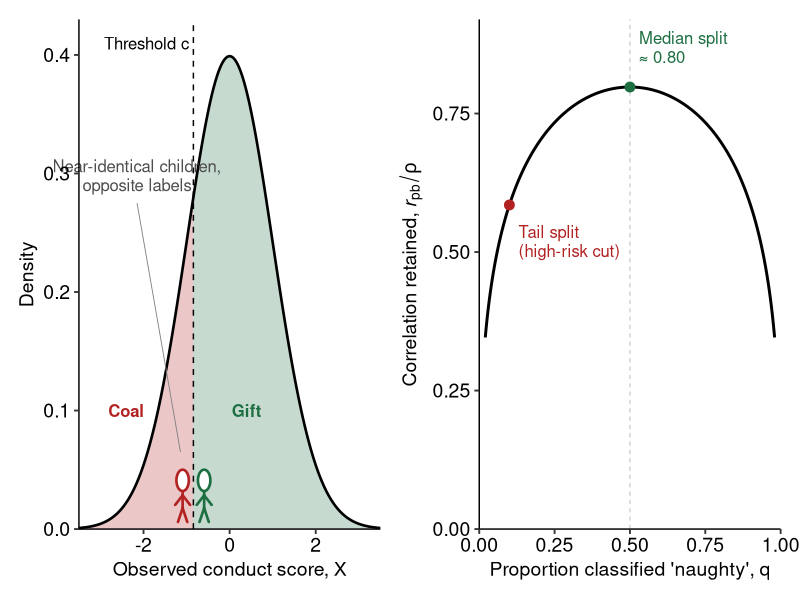
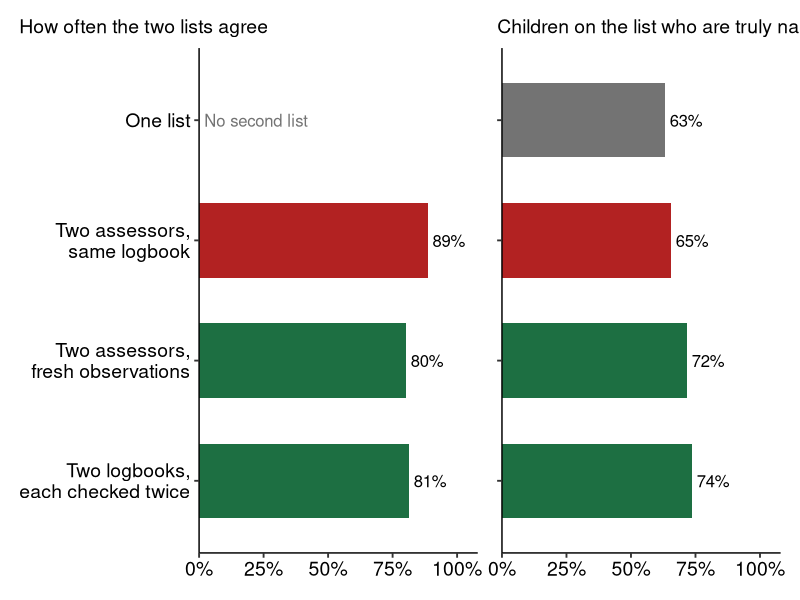
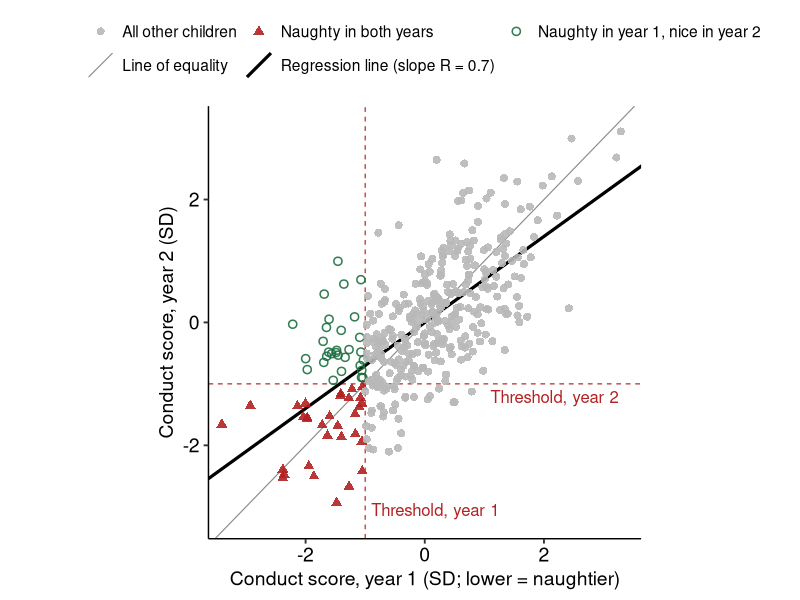

Generate these figures, in order, with R:
## ---- chunk 1
knitr::opts_chunk$set(message = FALSE, warning = FALSE)
## ---- chunk 2
library(dplyr)
library(tidyr)
library(ggplot2)
library(ggpubr)
library(patchwork)

red <- "#B22222"
green <- "#1D6F42"

# reliability of the score
rel <- 0.7

# annotation text size
txt <- 12 / .pt

theme_set(theme_pubr(base_size = 14) + theme(legend.title = element_blank()))
## ---- chunk 3
cutoff <- qnorm(0.2)

dens <- tibble(x = seq(-3.5, 3.5, length.out = 601)) %>%
  mutate(y = dnorm(x))

# draws a little stick child at x0
stick_child <- function(x0, colour, y0 = 0.006, h = 0.045, stretch = 16) {
  w <- h * stretch

  head <- tibble(t = seq(0, 2 * pi, length.out = 60)) %>%
    mutate(x = x0 + 0.2 * w * cos(t),
           y = y0 + h * (0.78 + 0.2 * sin(t)))

  limbs <- tibble(x = 0,
                  y = c(0.58, 0.5, 0.5, 0.26, 0.26),
                  xend = c(0, -0.24, 0.24, -0.15, 0.15),
                  yend = c(0.26, 0.32, 0.32, 0, 0)) %>%
    mutate(x = x0 + w * x,
           xend = x0 + w * xend,
           y = y0 + h * y,
           yend = y0 + h * yend)

  list(
    geom_segment(data = limbs, aes(x, y, xend = xend, yend = yend),
                 colour = colour, linewidth = 0.9, lineend = "round",
                 inherit.aes = FALSE),
    geom_polygon(data = head, aes(x, y), fill = "white", colour = colour,
                 linewidth = 0.9, inherit.aes = FALSE)
  )
}

p1 <- dens %>%
  ggplot(aes(x, y)) +
  geom_area(data = filter(dens, x <= cutoff), fill = red, alpha = 0.25) +
  geom_area(data = filter(dens, x >= cutoff), fill = green, alpha = 0.25) +
  geom_line(linewidth = 0.9) +
  geom_vline(xintercept = cutoff, linetype = "dashed") +
  stick_child(cutoff - 0.25, red) +
  stick_child(cutoff + 0.25, green) +
  annotate("segment", x = -2.15, y = 0.275, xend = cutoff - 0.3, yend = 0.065,
           colour = "grey50", linewidth = 0.3) +
  annotate("text", x = -2.15, y = 0.285, label = "Near-identical children,\nopposite labels",
           size = txt, vjust = 0, colour = "grey30", lineheight = 0.95) +
  annotate("text", x = cutoff - 0.1, y = 0.41, label = "Threshold c",
           hjust = 1, size = txt) +
  annotate("text", x = -2.4, y = 0.1, label = "Coal", colour = red,
           fontface = "bold", size = txt) +
  annotate("text", x = 0.4, y = 0.1, label = "Gift", colour = green,
           fontface = "bold", size = txt) +
  coord_cartesian(xlim = c(-3.5, 3.5), ylim = c(0, 0.43), expand = FALSE, clip = "off") +
  labs(x = "Observed conduct score, X", y = "Density")

# correlation kept at each split
retained <- function(p) dnorm(qnorm(p)) / sqrt(p * (1 - p))

p2 <- tibble(p = seq(0.02, 0.98, length.out = 601)) %>%
  mutate(kept = retained(p)) %>%
  ggplot(aes(p, kept)) +
  geom_vline(xintercept = 0.5, linetype = "dashed", colour = "grey70", linewidth = 0.3) +
  geom_line(linewidth = 1) +
  annotate("point", x = 0.5, y = sqrt(2 / pi), colour = green, size = 3) +
  annotate("text", x = 0.53, y = 0.87, label = "Median split\n≈ 0.80",
           colour = green, hjust = 0, size = txt, lineheight = 0.95) +
  annotate("point", x = 0.1, y = retained(0.1), colour = red, size = 3) +
  annotate("text", x = 0.13, y = 0.52, label = "Tail split\n(high-risk cut)",
           colour = red, hjust = 0, size = txt, lineheight = 0.95) +
  coord_cartesian(xlim = c(0, 1), ylim = c(0, 0.92), expand = FALSE, clip = "off") +
  labs(x = "Proportion classified 'naughty', q",
       y = expression("Correlation retained, " * italic(r)[pb] / rho))

p1 + p2
## ---- chunk 4
set.seed(1225)

# christmas day 2026
n_sim <- 251226

v_eps <- 1 - rel
v_u <- 0.15

noise <- function(v) rnorm(n_sim, 0, sqrt(v))

kids <- tibble(theta = noise(rel)) %>%
  mutate(
    truth = theta < quantile(theta, 0.2),

    # both read the same logbook
    logbook = theta + noise(v_eps),
    santa_same = logbook + noise(v_u),
    elf_same = logbook + noise(v_u),

    # each makes fresh observations
    santa_fresh = theta + noise(v_eps) + noise(v_u),
    elf_fresh = theta + noise(v_eps) + noise(v_u),

    # two logbooks, each read by both
    logbook_a = theta + noise(v_eps),
    logbook_b = theta + noise(v_eps),
    list_a = (logbook_a + noise(v_u)) + (logbook_a + noise(v_u)),
    list_b = (logbook_b + noise(v_u)) + (logbook_b + noise(v_u))
  )

# worst fifth goes on the list
naughty <- function(score) score < quantile(score, 0.2)
## ---- chunk 5
labels <- c(one = "One list",
            same = "Two assessors,\nsame logbook",
            fresh = "Two assessors,\nfresh observations",
            two = "Two logbooks,\neach checked twice")

agreement <- kids %>%
  summarise(same = sum(naughty(santa_same) == naughty(elf_same)),
            fresh = sum(naughty(santa_fresh) == naughty(elf_fresh)),
            two = sum(naughty(list_a) == naughty(list_b))) %>%
  pivot_longer(everything(), names_to = "scenario", values_to = "agree") %>%
  mutate(total = n_sim,
         value = agree / total,
         label = factor(labels[scenario], levels = rev(labels)))

# scores are added together before cutting
accuracy <- kids %>%
  transmute(truth,
            one = santa_same,
            same = santa_same + elf_same,
            fresh = santa_fresh + elf_fresh,
            two = list_a + list_b) %>%
  pivot_longer(one:two, names_to = "scenario", values_to = "score") %>%
  group_by(scenario) %>%
  filter(naughty(score)) %>%
  summarise(correct = sum(truth),
            on_list = n(),
            value = mean(truth)) %>%
  mutate(label = factor(labels[scenario], levels = rev(labels)))

agreement %>% select(scenario, agree, total, value)
accuracy %>% select(scenario, correct, on_list, value)
## ---- chunk 6
bars <- function(data, title) {
  data %>%
    ggplot(aes(value, label, fill = scenario)) +
    geom_col(width = 0.62) +
    geom_text(aes(label = sprintf("%.0f%%", 100 * value)), hjust = -0.15, size = txt) +
    scale_fill_manual(values = c(one = "grey45", same = red, fresh = green, two = green),
                      guide = "none") +
    scale_x_continuous(labels = function(x) paste0(100 * x, "%"),
                       limits = c(0, 1.08), breaks = seq(0, 1, 0.25),
                       expand = c(0, 0)) +
    scale_y_discrete(drop = FALSE) +
    labs(title = title, x = NULL, y = NULL) +
    theme(plot.title = element_text(size = 14, face = "plain"),
          plot.title.position = "plot")
}

bars(agreement, "How often the two lists agree") +
  annotate("text", x = 0.02, y = "One list", label = "No second list",
           hjust = 0, size = txt, colour = "grey45") +
  bars(accuracy, "Children on the list who are truly naughty") +
  theme(axis.text.y = element_blank())
## ---- chunk 7
set.seed(45)

threshold <- -1

children <- tibble(theta = rnorm(400, 0, sqrt(rel))) %>%
  mutate(year1 = theta + rnorm(n(), 0, sqrt(1 - rel)),
         year2 = theta + rnorm(n(), 0, sqrt(1 - rel)),
         group = case_when(year1 >= threshold ~ "All other children",
                           year2 < threshold ~ "Naughty in both years",
                           TRUE ~ "Naughty in year 1, nice in year 2"))

children %>% count(group)
## ---- chunk 8
lines <- tibble(slope = c(1, rel),
                intercept = 0,
                what = c("Line of equality", "Regression line (slope R = 0.7)"))

children %>%
  ggplot(aes(year1, year2)) +
  geom_vline(xintercept = threshold, colour = red, linetype = "dashed", linewidth = 0.4) +
  geom_hline(yintercept = threshold, colour = red, linetype = "dashed", linewidth = 0.4) +
  geom_abline(data = lines, aes(slope = slope, intercept = intercept,
                                colour = what, linewidth = what)) +
  geom_point(aes(colour = group, shape = group), size = 2.2, alpha = 0.9, stroke = 0.8) +
  annotate("text", x = 3.25, y = threshold - 0.1, hjust = 1, vjust = 1,
           label = "Threshold, year 2", colour = red, size = txt) +
  annotate("text", x = threshold + 0.1, y = -3.15, hjust = 0, vjust = 0,
           label = "Threshold, year 1", colour = red, size = txt) +
  scale_colour_manual(
    breaks = c("All other children", "Naughty in both years",
               "Naughty in year 1, nice in year 2", "Line of equality",
               "Regression line (slope R = 0.7)"),
    values = c("All other children" = "grey72",
               "Naughty in both years" = red,
               "Naughty in year 1, nice in year 2" = green,
               "Line of equality" = "grey55",
               "Regression line (slope R = 0.7)" = "black")
  ) +
  scale_shape_manual(values = c("All other children" = 16,
                                "Naughty in both years" = 17,
                                "Naughty in year 1, nice in year 2" = 1),
                     guide = "none") +
  scale_linewidth_manual(values = c("Line of equality" = 0.4,
                                    "Regression line (slope R = 0.7)" = 1.1),
                         guide = "none") +
  guides(colour = guide_legend(nrow = 2, byrow = TRUE,
                               override.aes = list(shape = c(16, 17, 1, NA, NA),
                                                   linetype = c(0, 0, 0, 1, 1),
                                                   linewidth = c(NA, NA, NA, 0.4, 1.1)))) +
  coord_cartesian(xlim = c(-3.3, 3.3), ylim = c(-3.2, 3.2)) +
  labs(x = "Conduct score, year 1 (SD; lower = naughtier)",
       y = "Conduct score, year 2 (SD)") +
  theme(aspect.ratio = 1, axis.title = element_text(face = "plain"))
